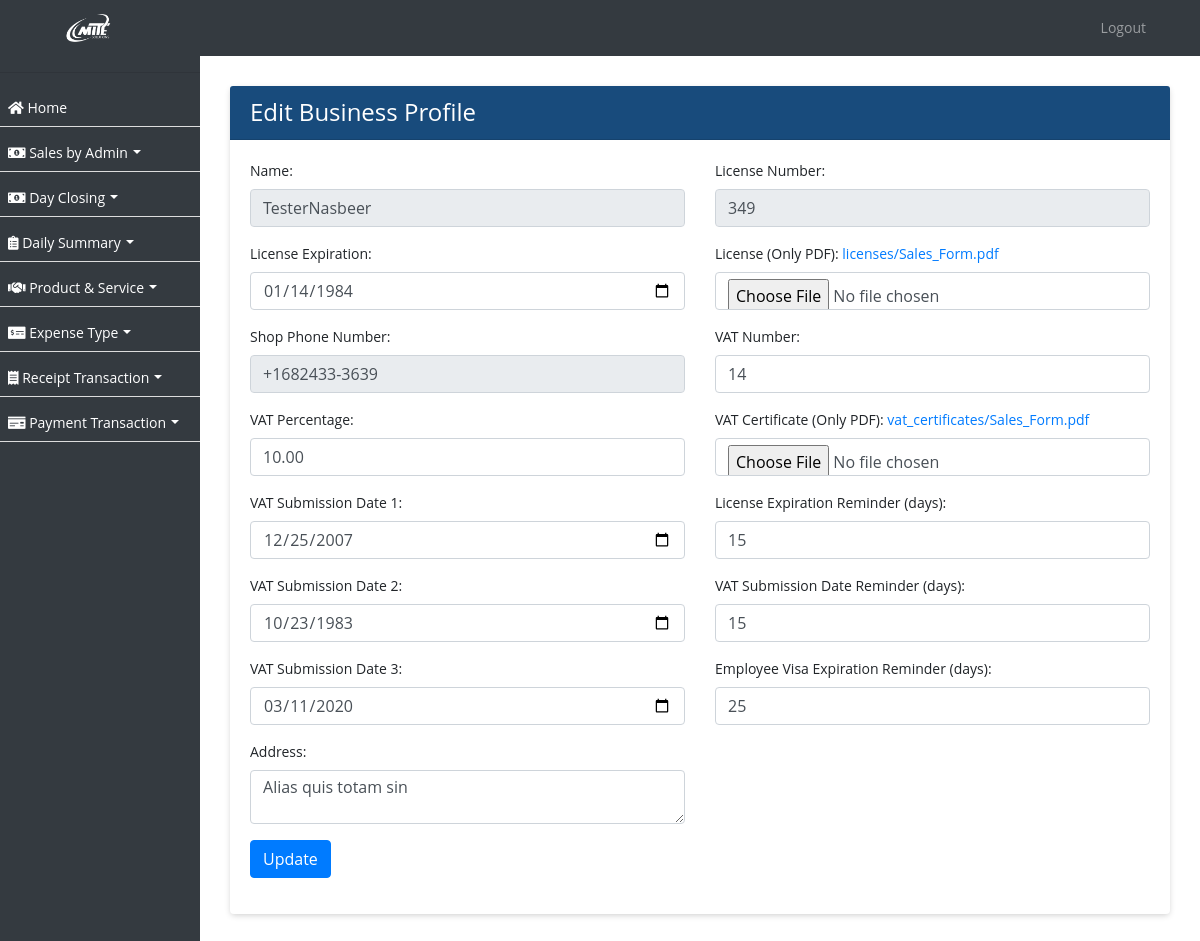
Page /business_profiles/5/edit/ on the earlier database version.
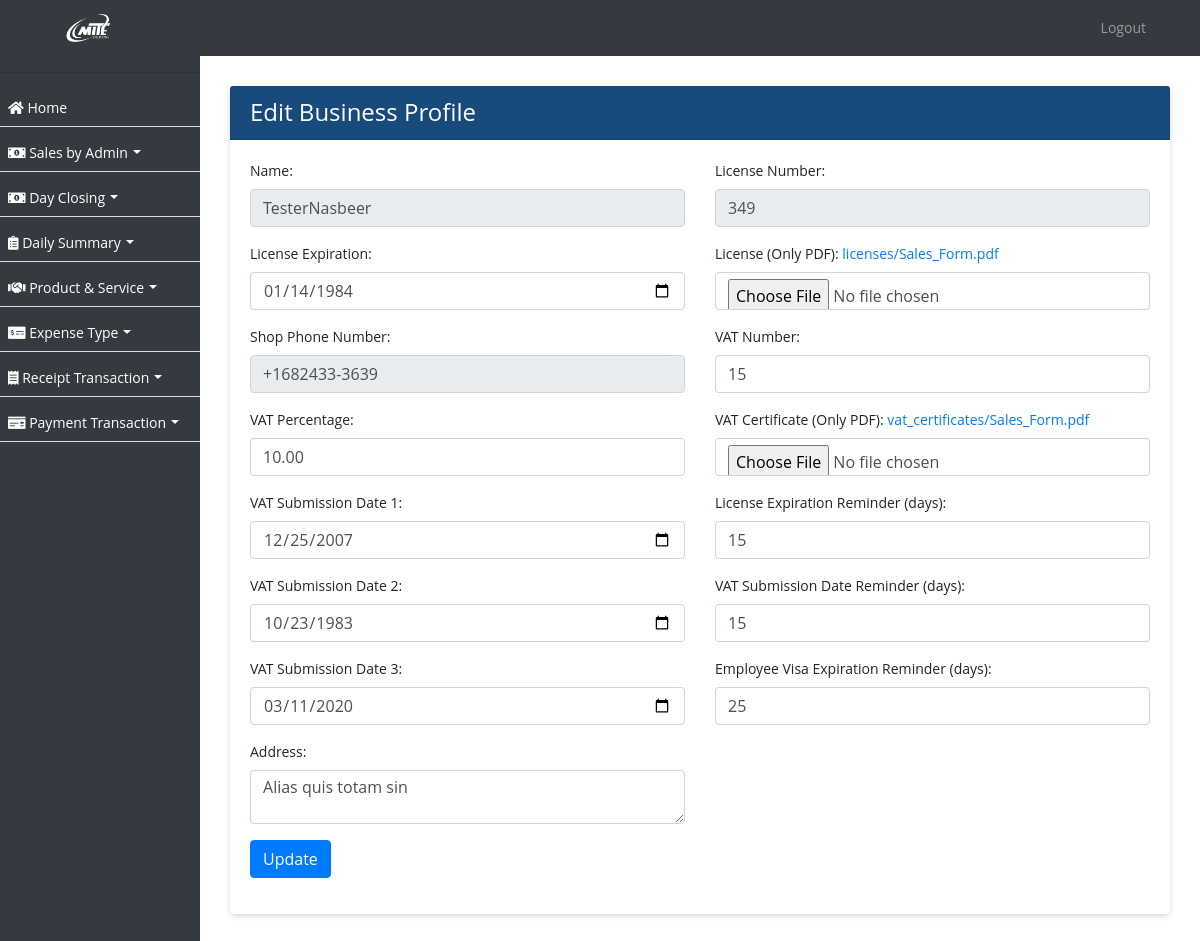
Same page on the later database version.
### ezshopapp/models.py (models this page shows, shortened)
class BusinessProfile(models.Model):
    name = models.CharField(max_length=64, blank=False, default=None, null=True)
    license_number = models.CharField(max_length=255)
    license_expiration = models.DateField(null=True)
    license_upload = models.FileField(upload_to='licenses')
    shop_phone_number = models.CharField(max_length=25)
    vat_percentage = models.DecimalField(max_digits=5, decimal_places=2)
    vat_number = models.CharField(max_length=255)
    vat_submission_date_1 = models.DateField(null=True)
    vat_submission_date_2 = models.DateField(null=True)
    vat_submission_date_3 = models.DateField(null=True)
    vat_certificate_upload = models.FileField(upload_to='vat_certificates')
    address = models.TextField()
    license_expiration_reminder_days = models.PositiveIntegerField(verbose_name='License Expiration Reminder (days)')
    vat_submission_date_reminder_days = models.PositiveIntegerField(verbose_name='VAT Submission Date Reminder (days)')
    employee_visa_expiration_reminder_days = models.PositiveIntegerField(verbose_name='Employee Visa Expiration Reminder (days)')
    created_on = models.DateTimeField(auto_now_add=True, null=True)

### ezshopapp/views.py (the view)
# urls.py: path('business_profiles/<int:pk>/edit/', edit_business_profile, name='edit_business_profile'),
def edit_business_profile(request, pk):
    business_profile = get_object_or_404(BusinessProfile, pk=pk)
    if request.method == 'POST':
        form = BusinessProfileForm(request.POST, request.FILES, instance=business_profile)
        if form.is_valid():
            form.save()
            messages.success(request, 'Business profile updated successfully.')
            return redirect('business_profile_list')
    else:
        form = BusinessProfileForm(instance=business_profile)
    return render(request, 'edit_business_profile.html', {'form': form, 'business_profile': business_profile})

### ezshopapp/forms.py
class BusinessProfileForm(forms.ModelForm):
    def __init__(self, *args, **kwargs):
        user = kwargs.pop('user', None)
        super(BusinessProfileForm, self).__init__(*args, **kwargs)
        if user and not user.is_superuser:
            self.fields['shop'].queryset = Shop.objects.filter(admin_user=user)
    class Meta:
        model = BusinessProfile
        fields = '__all__'

### ezshopapp/templates/edit_business_profile.html (shortened to what the changed rows need)
{% extends 'base.html' %}
{% block content %}
<div class="container">
  <div class="card">
    <div class="card-body">
      <form method="post" enctype="multipart/form-data">
        <div class="row">
          <div class="col-md-6">
            <div class="form-group">
              <label for="id_name">Name:</label>
              <input type="text" id="id_name" class="form-control" name="name" value="{{ business_profile.name }}" readonly>
            </div>
            <div class="form-group">
              <label for="id_license_expiration">License Expiration:</label>
              <input type="date" id="id_license_expiration" class="form-control" name="license_expiration" value="{{ business_profile.license_expiration|date:'Y-m-d' }}">
            </div>
            <div class="form-group">
              <label for="id_shop_phone_number">Shop Phone Number:</label>
              <input type="text" id="id_shop_phone_number" class="form-control" name="shop_phone_number" value="{{ business_profile.shop_phone_number }}" readonly>
            </div>
            <div class="form-group">
              <label for="id_vat_percentage">VAT Percentage:</label>
              <input type="number" id="id_vat_percentage" class="form-control" name="vat_percentage" value="{{ business_profile.vat_percentage }}">
            </div>
            <div class="form-group">
              <label for="id_vat_submission_date_1">VAT Submission Date 1:</label>
              <input type="date" id="id_vat_submission_date_1" class="form-control" name="vat_submission_date_1" value="{{ business_profile.vat_submission_date_1|date:'Y-m-d' }}">
            </div>
            <div class="form-group">
              <label for="id_vat_submission_date_2">VAT Submission Date 2:</label>
              <input type="date" id="id_vat_submission_date_2" class="form-control" name="vat_submission_date_2" value="{{ business_profile.vat_submission_date_2|date:'Y-m-d' }}">
            </div>
            <div class="form-group">
              <label for="id_vat_submission_date_3">VAT Submission Date 3:</label>
              <input type="date" id="id_vat_submission_date_3" class="form-control" name="vat_submission_date_3" value="{{ business_profile.vat_submission_date_3|date:'Y-m-d' }}">
            </div>
            <div class="form-group">
              <label for="id_address">Address:</label>
              <textarea id="id_address" class="form-control" name="address">{{ business_profile.address }}</textarea>
            </div>
          </div>
          <div class="col-md-6">
            <div class="form-group">
              <label for="id_license_number">License Number:</label>
              <input type="text" id="id_license_number" class="form-control" name="license_number" value="{{ business_profile.license_number }}" readonly>
            </div>
            <div class="form-group">
              <label for="id_current_license">License (Only PDF): <a href="{{ business_profile.license_upload.url }}" target="_blank">{{ business_profile.license_upload.name }}</a></label>
            </div>
            <div class="form-group">
              <label for="id_vat_number">VAT Number:</label>
              <input type="text" id="id_vat_number" class="form-control" name="vat_number" value="{{ business_profile.vat_number }}">
            </div>
            <div class="form-group">
              <label for="id_current_vat_certificate"> VAT Certificate (Only PDF): <a href="{{ business_profile.vat_certificate_upload.url }}" target="_blank">{{ business_profile.vat_certificate_upload.name }}</a>
              </label>
            </div>
            <div class="form-group">
              <label for="id_license_expiration_reminder_days">License Expiration Reminder (days):</label>
              <input type="number" id="id_license_expiration_reminder_days" class="form-control" name="license_expiration_reminder_days" value="{{ business_profile.license_expiration_reminder_days }}">
            </div>
            <div class="form-group">
              <label for="id_vat_submission_date_reminder_days">VAT Submission Date Reminder (days):</label>
              <input type="number" id="id_vat_submission_date_reminder_days" class="form-control" name="vat_submission_date_reminder_days" value="{{ business_profile.vat_submission_date_reminder_days }}">
            </div>
            <div class="form-group">
              <label for="id_employee_visa_expiration_reminder_days">Employee Visa Expiration Reminder (days):</label>
              <input type="number" id="id_employee_visa_expiration_reminder_days" class="form-control" name="employee_visa_expiration_reminder_days" value="{{ business_profile.employee_visa_expiration_reminder_days }}">
            </div>
          </div>
        </div>
      </form>
    </div>
  </div>
</div>
{% endblock %}

Differences in the rows shown:
changed BusinessProfile "licenses/Sales_Form.pdf": vat_number "14" → "15"
